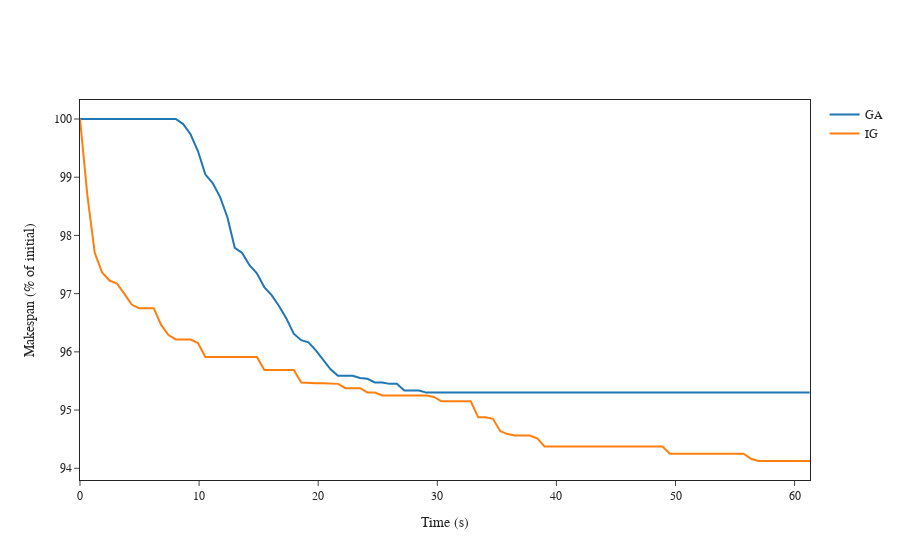

Source (notebook cell):
### Code cell
size = "n80m8"
fig = plot_convergence(
    ["../solutions/improvement/ga/gch/",
     "../solutions/improvement/ig/all/"],
    num_windows=100,
    size=size,
    names=["GA", "IG"]
)

fig.show()

if SAVE_IMAGE:
    save_convergence_image(fig, size)
